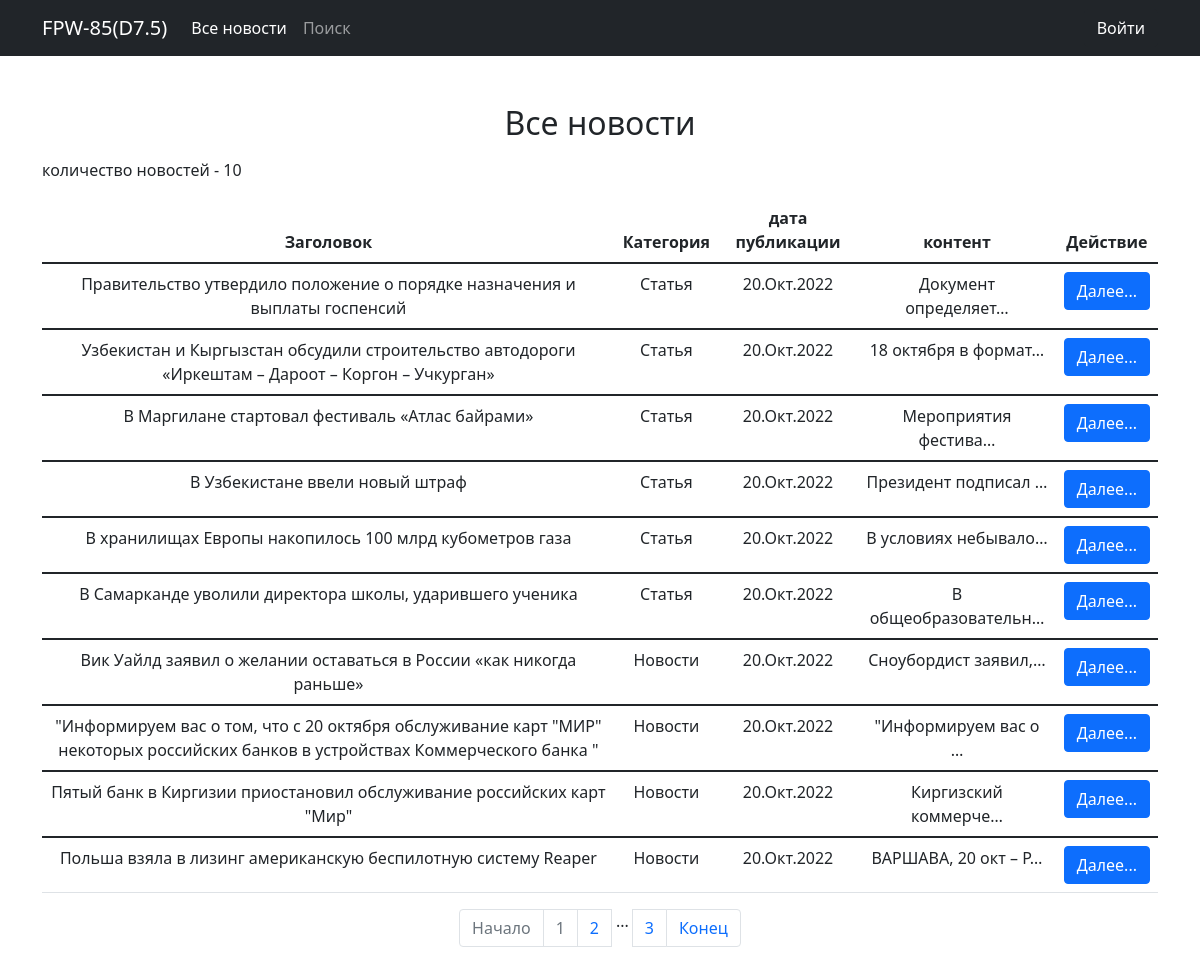
/, run on an earlier commit of the app's database.
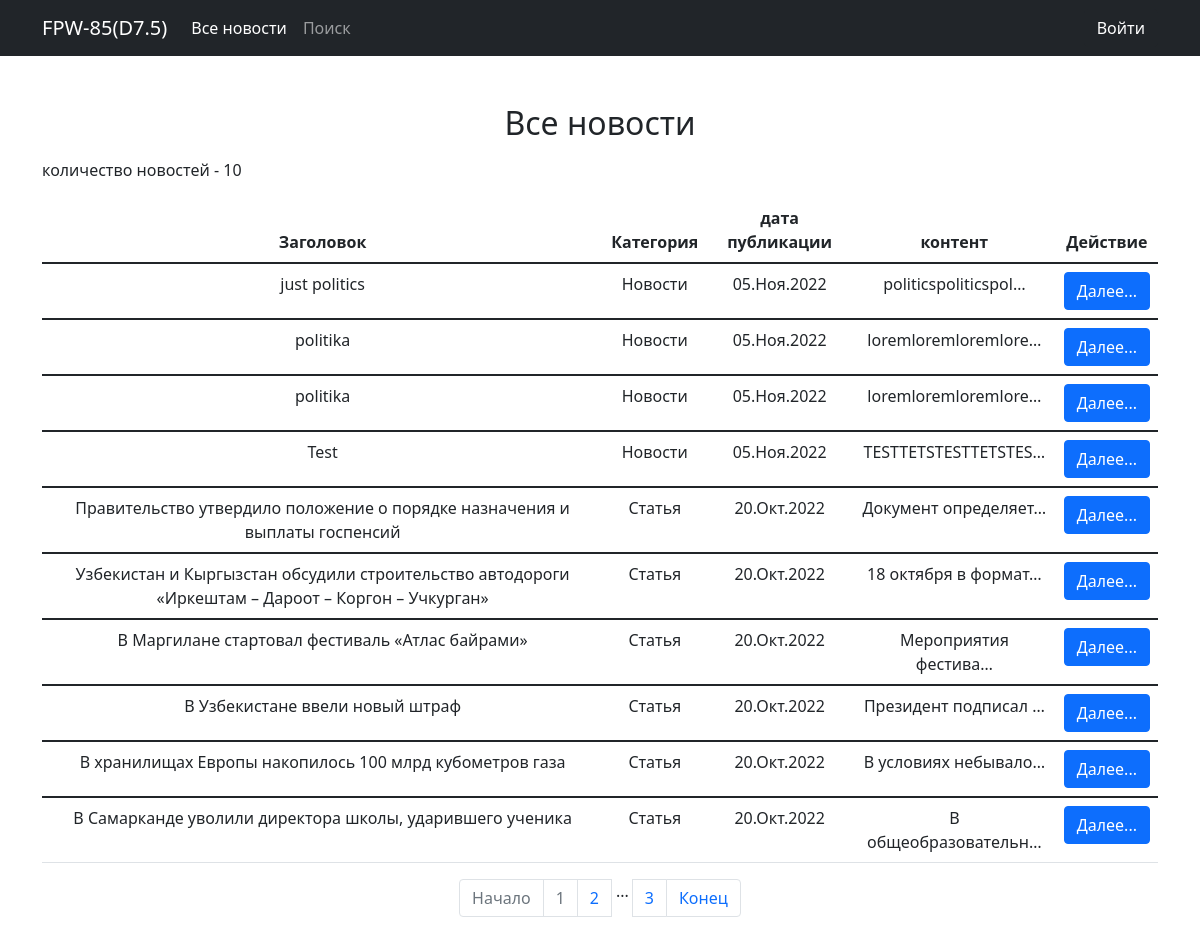
And on a later commit of the database.
### news/models.py (models this page shows, shortened)
class Post(models.Model):
    author = models.ForeignKey(Author, on_delete=models.CASCADE)
    NEWS = 'NW'
    ARTICLE = 'AR'
    CATEGORY_CHOICES = (
        (NEWS, 'Новости'),
        (ARTICLE, 'Статья'),
    )
    categoryType = models.CharField(max_length=2, choices=CATEGORY_CHOICES, default=ARTICLE)
    dateCreation = models.DateTimeField(auto_now_add=True)
    postCategory = models.ManyToManyField(Category, through='PostCategory')
    title = models.CharField(max_length=128)
    text = models.TextField()
    rating = models.SmallIntegerField(default=0)
    class Meta:
        verbose_name = 'Пост'
        verbose_name_plural = 'Посты'

### news/views.py (the view)
# urls.py: path('', ListNews.as_view(), name= 'post_list'),
class ListNews(ListView):
    model = Post
    ordering = '-dateCreation'
    template_name = "newslist.html"
    context_object_name = 'news'
    paginate_by = 10
    def get_queryset(self):
        queryset = super().get_queryset()
        self.filterset = PostFilter(self.request.GET, queryset)
        return self.filterset.qs
    def get_context_data(self, **kwargs):
        context = super().get_context_data(**kwargs)
        context['filterset'] = self.filterset
        if self.request.user in User.objects.all():
            today = datetime.now()
            today = today.replace(hour=0, minute=0, second=0)
            context['author_post'] = Post.objects.filter(author__authorUser=self.request.user).filter(dateCreation__gte=today).count
        return context

### news/templatetags/custom_filters.py (called while the page is built)
@register.filter()
def censor(value: str):
    censored = ''
    for item in value.split():
        if item.lower() in CENSOR:
            cen_item = item[0] + '*' * (len(item) - 1)
            censored += cen_item + ' '
        else:
            censored += item + ' '
    return censored

### news/templatetags/custom_tags.py (called while the page is built)
@register.simple_tag(takes_context=True)
def replace_url(context, **kwargs):
    d = context['request'].GET.copy()
    for k, v in kwargs.items():
        d[k] = v
    return d.urlencode()

### templates/newslist.html (shortened to what this page needs)
{% extends 'flatpages/default.html' %}
{% load custom_filters %}
{% load custom_tags %}
{% block content %}
    {% if 'search' in request.path %}
        <h2 class="mb-3">Фильтрация</h2>
            <form action="" method="get">
            {{ filterset.form.as_table }}
                <br>
            <input type="submit" class="btn btn-dark btn-md mt-3" value="Найти"/>
            </form>
            {% else %}
        <h2 class="mb-3">Все новости</h2>
    {% endif %}
    <p class='text-start'>количество новостей - {{ news|length}}</p>
    {% if news %}
        <table class='table'>
            <thead>
                <tr>
                    <th scope='col'>Заголовок</th>
                    <th scope='col'>Категория</th>
                    <th scope='col'>дата публикации</th>
                    <th scope='col'>контент</th>
                    <th scope='col'>Действие</th>
                </tr>
            </thead>
            {% for item in news %}
            <tbody>
                <tr>
                    <td>{{ item.title|censor }}</td>
                    <td>{{ item.get_categoryType_display }}</td>
                    <td>{{ item.dateCreation|date:'d.M.Y' }}</td>
                    <td>{{ item.text|truncatechars:20|censor}}</td>
                    <td><a class="btn btn-primary" href="{% url 'post_detail' item.id %}" role="button">Далее...</a></td>
                </tr>
            </tbody>
            {% endfor %}
        </table>
    {% else %}
        <h2>Нет новостей</h2>
    {% endif %}
          <ul class="pagination justify-content-center">
    {% if page_obj.number == 1 %}
            <li class="page-item disabled">
                {% else %}
            <li class="page-item">
    {% endif %}
              <a class="page-link" href="?page=1">Начало</a>
              </li>
        <li class="page-item disabled"><a class="page-link" href="#">{{ page_obj.number }}</a>
        </li>
       {% if page_obj.has_next %}
           <li class="page-item">
           <a class="page-link" href="?{% replace_url page=page_obj.next_page_number %}">{{ page_obj.next_page_number }}</a>
           </li>
           {% if paginator.num_pages != page_obj.next_page_number %}
               <span class="me-1 ms-1">...</span>
               <li class="page-item">
               <a class="page-link" href="?{% replace_url page=page_obj.paginator.num_pages %}">{{ page_obj.paginator.num_pages }}</a>
               </li>
           {% endif %}
       {% endif %}
              {% if page_obj.number == page_obj.paginator.num_pages %}
            <li class="page-item disabled">
                      {% else %}
                      <li class="page-item">
                {% endif %}
                    <a class="page-link" href="?{% replace_url page=page_obj.paginator.num_pages %}">Конец</a>
            </li>
   </ul>
{% endblock content %}

### templates/flatpages/default.html (shortened to what this page needs)
<!DOCTYPE html>
<html lang="en">
    <head>
        {% load static %}
        <link href={% static "css/styles.css" %} rel="stylesheet" />
    </head>
    <body>
        <nav class="navbar navbar-expand-lg navbar-dark bg-dark">
          <div class="container">
            <a class="navbar-brand" href="#">FPW-85(D7.5)</a>
                <div class="collapse navbar-collapse" id="navbarNavAltMarkup">
                  <div class="navbar-nav">
                    <a class="nav-link active" aria-current="page" href="{% url 'post_list' %}">Все новости</a>
                    <a class="nav-link" href="{% url 'search' %}">Поиск</a>
                  </div>
                </div>
                  {% if user.is_authenticated %}
                      <p class="text-light mt-3">{{ user.username }} </p>
                      <span class="text-light ms-3">|</span>
                      <a class="btn btn-dark" href="/accounts/logout">Выйти</a>
                      {% else  %}
                      <a class="btn btn-dark" href="/accounts/login">Войти</a>
                  {% endif %}
          </div>
        </nav>
        <div class="container">
            <div class="text-center mt-5">
                {% block content %}{% endblock content %}
            </div>
        </div>
    </body>
</html>

What changed in the data, as far as the page shows it:
no longer on this page (row unchanged): Post: title|censor "Вик Уайлд заявил о желании оставаться в России «как никогда раньше»", categoryType "Новости", dateCreation "20.Окт.2022", text|censor "Сноубордист заявил,…"
no longer on this page (row unchanged): Post: title|censor "\"Информируем вас о том, что с 20 октября обслуживание карт \"МИР\" некоторых российских банков в устройствах Коммерческого банка \"", categoryType "Новости", dateCreation "20.Окт.2022", text|censor "\"Информируем вас о …"
no longer on this page (row unchanged): Post: title|censor "Пятый банк в Киргизии приостановил обслуживание российских карт \"Мир\"", categoryType "Новости", dateCreation "20.Окт.2022", text|censor "Киргизский коммерче…"
no longer on this page (row unchanged): Post: title|censor "Польша взяла в лизинг американскую беспилотную систему Reaper", categoryType "Новости", dateCreation "20.Окт.2022", text|censor "ВАРШАВА, 20 окт – Р…"
added Post: title|censor "just politics", categoryType "Новости", dateCreation "05.Ноя.2022", text|censor "politicspoliticspol…"
added Post: title|censor "politika", categoryType "Новости", dateCreation "05.Ноя.2022", text|censor "loremloremloremlore…"
added Post: title|censor "politika", categoryType "Новости", dateCreation "05.Ноя.2022", text|censor "loremloremloremlore…"
added Post: title|censor "Test", categoryType "Новости", dateCreation "05.Ноя.2022", text|censor "TESTTETSTESTTETSTES…"
